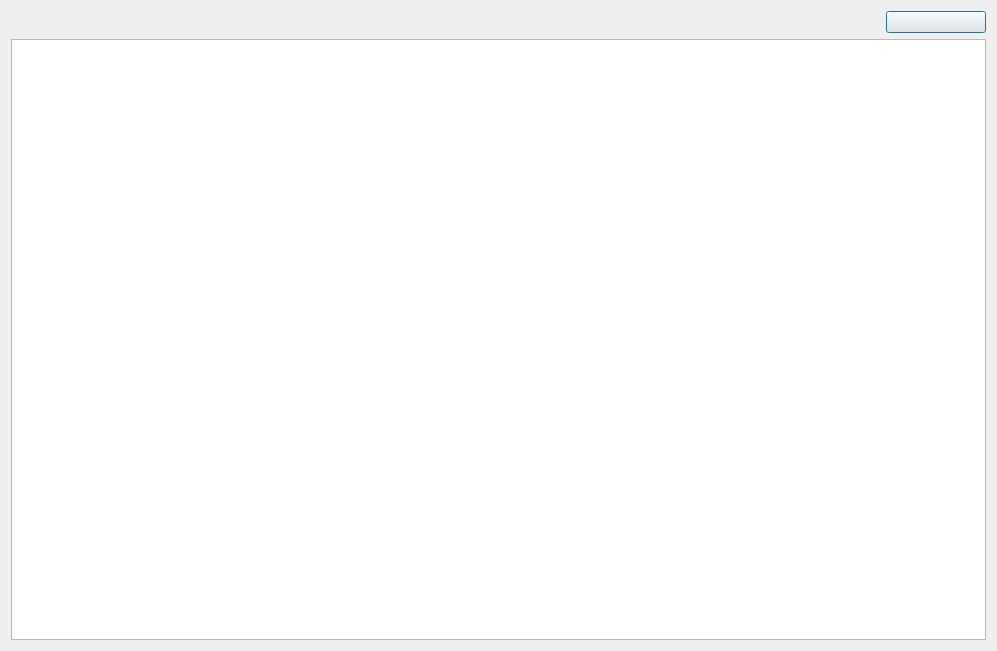
<?xml version="1.0" encoding="UTF-8"?>
<ui version="4.0">
 <class>GamePage</class>
 <widget class="QDialog" name="GamePage">
  <property name="geometry">
   <rect>
    <x>0</x>
    <y>0</y>
    <width>997</width>
    <height>651</height>
   </rect>
  </property>
  <property name="windowTitle">
   <string>Dialog</string>
  </property>
  <layout class="QGridLayout" name="gridLayout">
   <item row="1" column="0">
    <widget class="QGraphicsView" name="graphicsView"/>
   </item>
   <item row="0" column="0">
    <widget class="QPushButton" name="respauseBtn">
     <property name="maximumSize">
      <size>
       <width>100</width>
       <height>50</height>
      </size>
     </property>
     <property name="layoutDirection">
      <enum>Qt::LayoutDirection::RightToLeft</enum>
     </property>
     <property name="text">
      <string/>
     </property>
    </widget>
   </item>
  </layout>
 </widget>
 <resources/>
 <connections/>
</ui>
